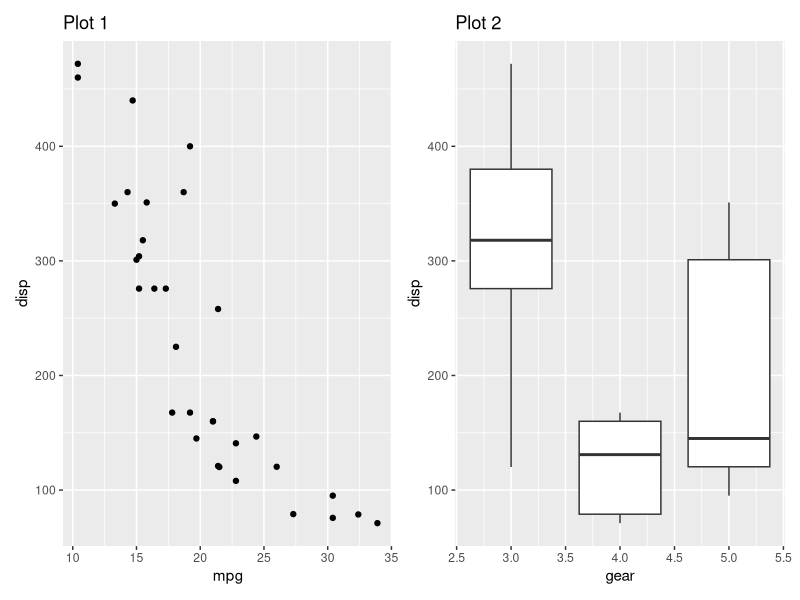
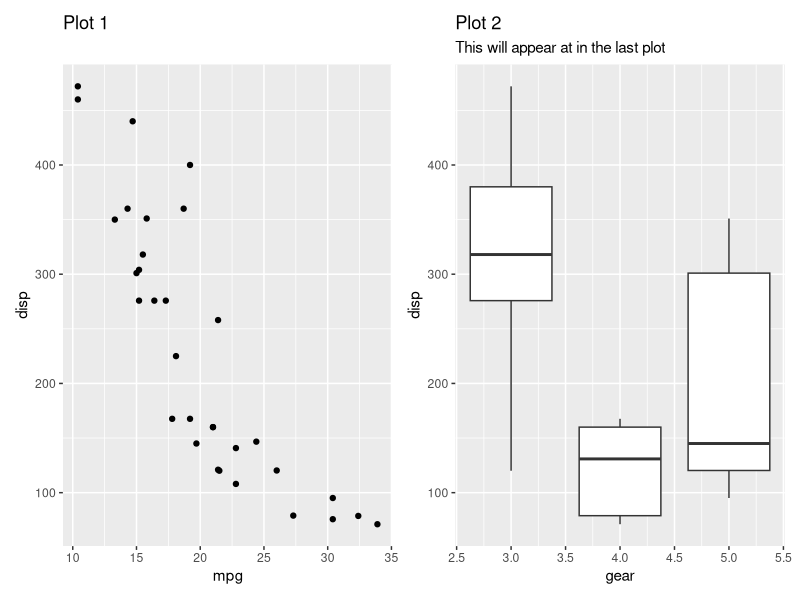
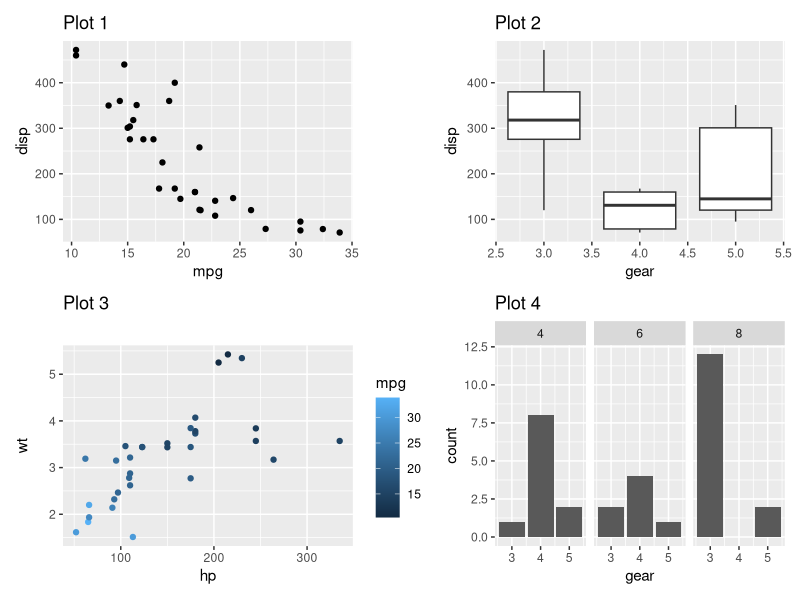
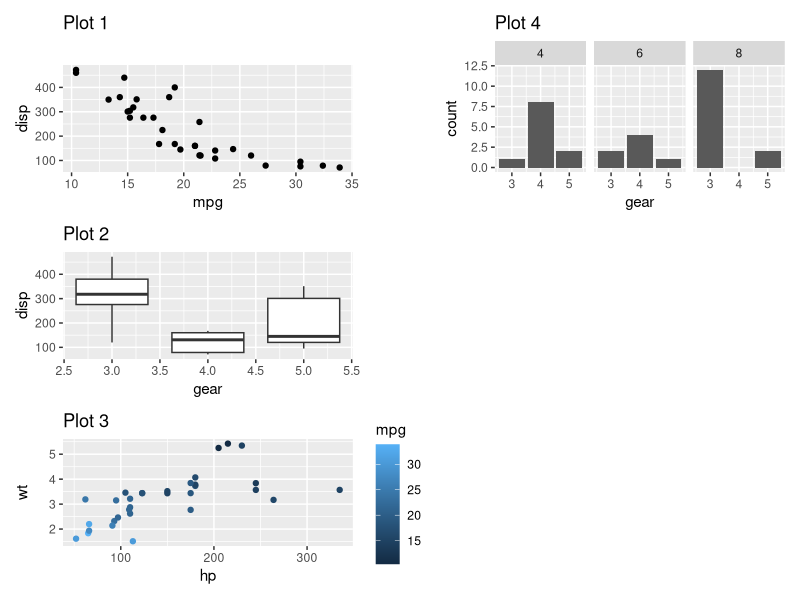
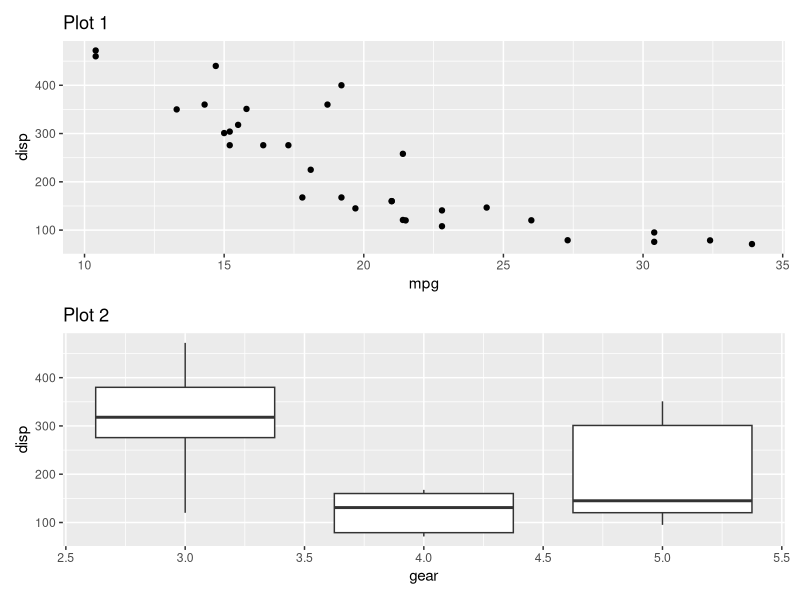
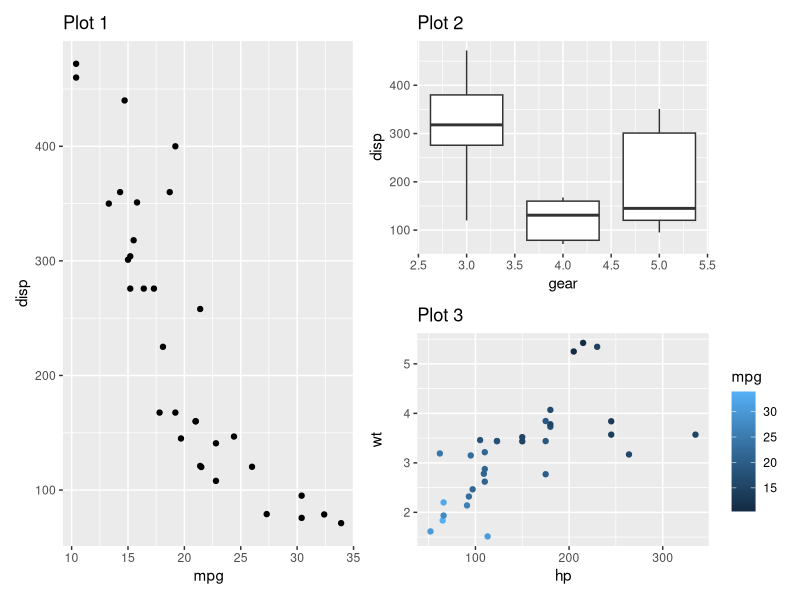
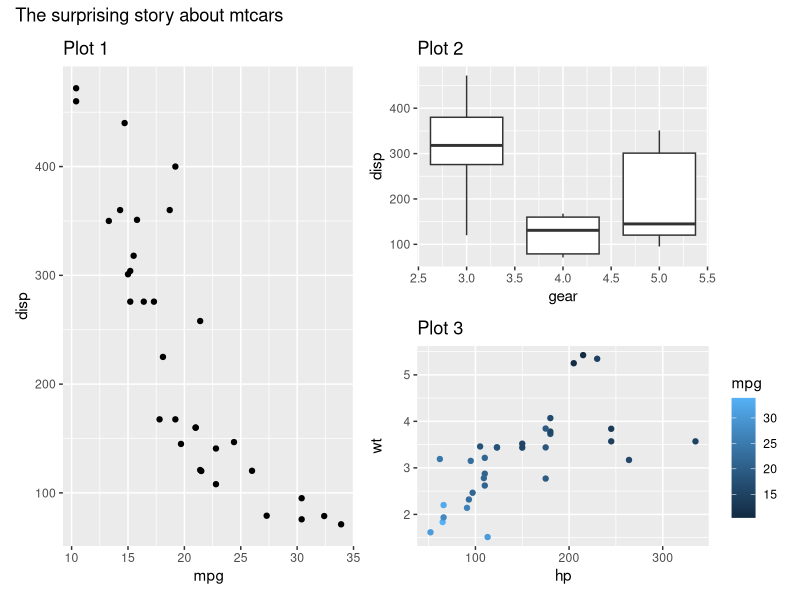
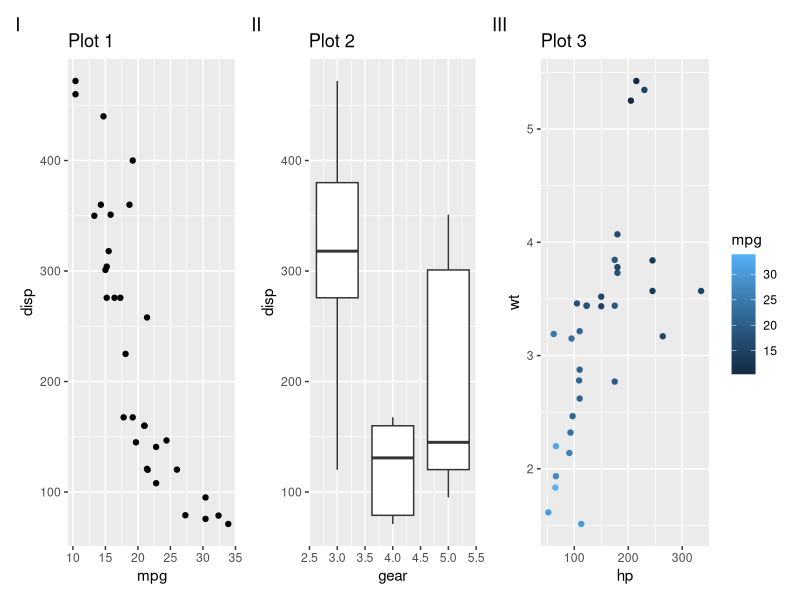

These charts were generated, in order, by the following R code:
## ---- chunk 1
knitr::opts_chunk$set(
  collapse = TRUE,
  comment = "#>"
)
## ---- chunk 2
library(patchwork)
## ---- chunk 3
library(ggplot2)
p1 <- ggplot(mtcars) + 
  geom_point(aes(mpg, disp)) + 
  ggtitle('Plot 1')

p2 <- ggplot(mtcars) + 
  geom_boxplot(aes(gear, disp, group = gear)) + 
  ggtitle('Plot 2')

p3 <- ggplot(mtcars) + 
  geom_point(aes(hp, wt, colour = mpg)) + 
  ggtitle('Plot 3')

p4 <- ggplot(mtcars) + 
  geom_bar(aes(gear)) + 
  facet_wrap(~cyl) + 
  ggtitle('Plot 4')
## ---- chunk 4
p1 + p2
## ---- chunk 5
p1 + p2 + labs(subtitle = 'This will appear at in the last plot')
## ---- chunk 6
p1 + p2 + p3 + p4
## ---- chunk 7
p1 + p2 + p3 + p4 + plot_layout(nrow = 3, byrow = FALSE)
## ---- chunk 8
p1 / p2
## ---- chunk 9
p1 | (p2 / p3)
## ---- chunk 10
(p1 | (p2 / p3)) + 
  plot_annotation(title = 'The surprising story about mtcars')
## ---- chunk 11
p1 + p2 + p3 + 
  plot_annotation(tag_levels = 'I')
